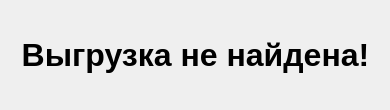
<?xml version="1.0" encoding="UTF-8"?>
<ui version="4.0">
 <class>no_input</class>
 <widget class="QDialog" name="no_input">
  <property name="geometry">
   <rect>
    <x>0</x>
    <y>0</y>
    <width>390</width>
    <height>110</height>
   </rect>
  </property>
  <property name="minimumSize">
   <size>
    <width>390</width>
    <height>110</height>
   </size>
  </property>
  <property name="maximumSize">
   <size>
    <width>390</width>
    <height>110</height>
   </size>
  </property>
  <property name="windowTitle">
   <string>Dialog</string>
  </property>
  <widget class="QLabel" name="label">
   <property name="geometry">
    <rect>
     <x>10</x>
     <y>10</y>
     <width>371</width>
     <height>90</height>
    </rect>
   </property>
   <property name="font">
    <font>
     <pointsize>24</pointsize>
     <weight>75</weight>
     <bold>true</bold>
    </font>
   </property>
   <property name="text">
    <string>Выгрузка не найдена!</string>
   </property>
   <property name="alignment">
    <set>Qt::AlignCenter</set>
   </property>
  </widget>
 </widget>
 <resources/>
 <connections/>
</ui>
